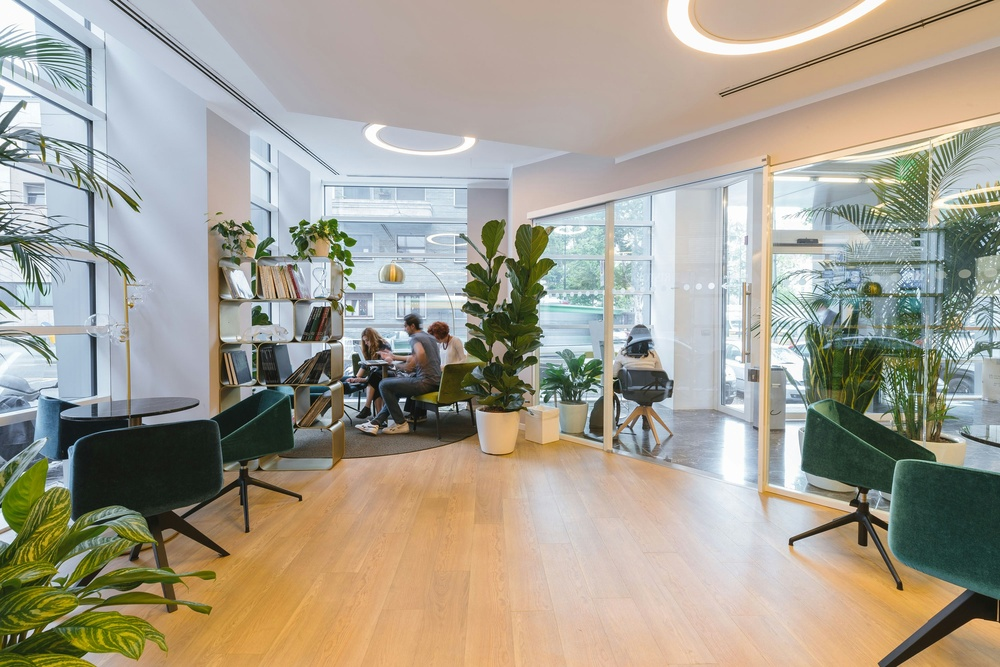
#> input picture face/assets/copernico-p_kICQCOM4s-unsplash.jpg, 1000 x 667 px, shrunk from 3000 x 2000 before the run, given in place of the camera
$ python blue_only.py
#> lines starting #> are read from the running program, lines starting #| are printed output that depends on the picture; after the words box and inside, x2 and y2 are one past the last pixel; in counts of white or black regions, pixels touching at a corner belong together
import numpy as np
import cv2

cap = cv2.VideoCapture(0)

while True:
    ret, frame = cap.read()
#> frame is the input picture: shape (667, 1000, 3); mean B, G, R 145.6, 159.5, 165.1
    if not ret:
        print("Failed to grab frame")
        break

    width = int(cap.get(3))
    height = int(cap.get(4))

    hsv = cv2.cvtColor(frame, cv2.COLOR_BGR2HSV)
#> hsv: shape (667, 1000, 3); mean H, S, V 55.6, 62.8, 175.4
    lower_blue = np.array([90, 50, 50])
    upper_blue = np.array([130, 255, 255])

    mask = cv2.inRange(hsv, lower_blue, upper_blue)
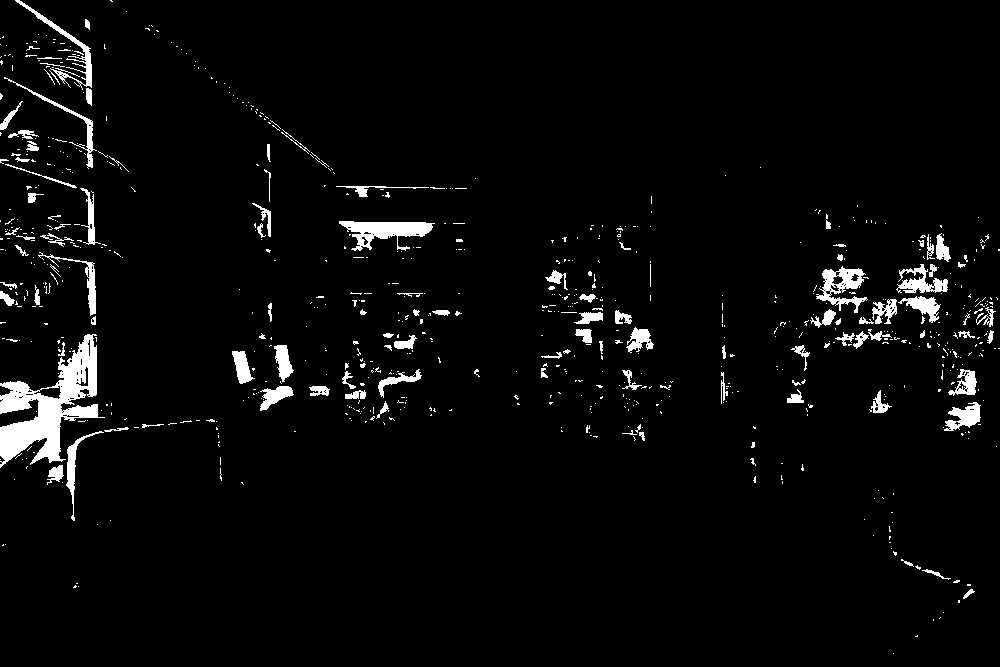
#> mask: shape (667, 1000); 3.7% white; 781 white regions (663 under 20 px), largest, box (x1, y1, x2, y2) and area: (0, 334, 105, 468) 5598, (339, 221, 435, 251) 1411, (816, 266, 868, 313) 1001

    result = cv2.bitwise_and(frame, frame, mask = mask)
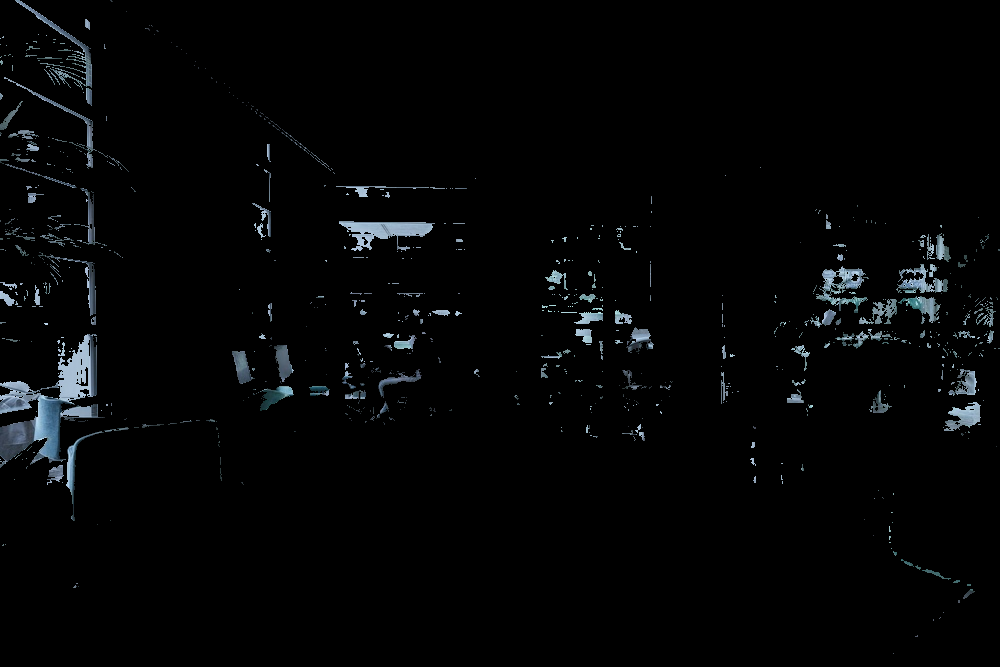
#> result: shape (667, 1000, 3); mean B, G, R 5.5, 4.9, 4.1

    cv2.imshow('frame', result)

    if cv2.waitKey(1) == ord('q'):
#> (key q is pressed here)
        break

cap.release()
cv2.destroyAllWindows()

$ run again, on face/assets/cozy.jpg
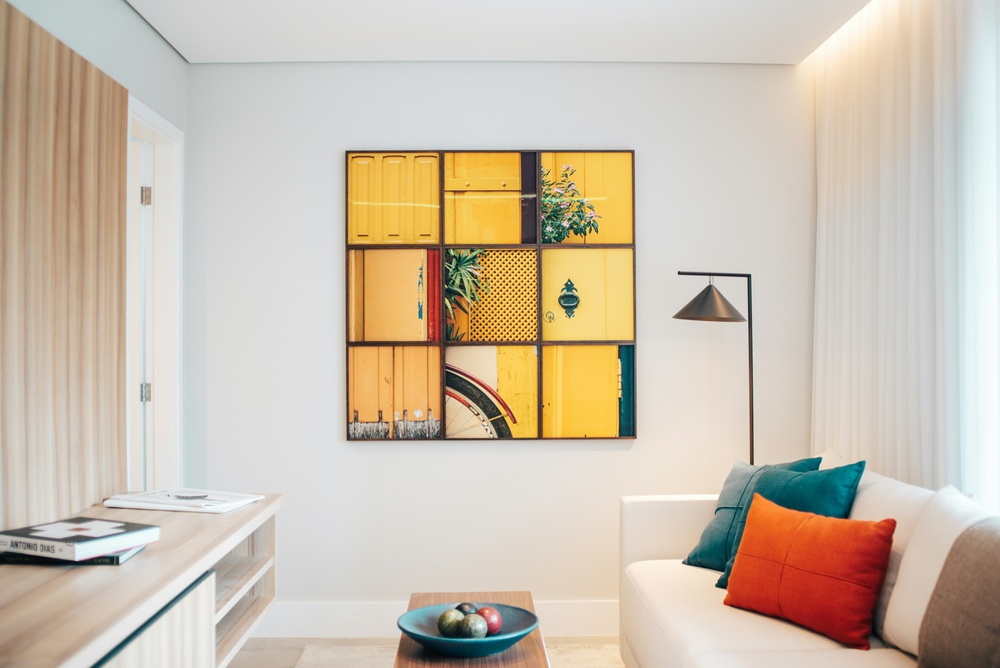
#> input picture face/assets/cozy.jpg, 1000 x 668 px, shrunk from 4240 x 2832 before the run, given in place of the camera
#> frame is the input picture: shape (668, 1000, 3); mean B, G, R 175.4, 191.8, 204.4
#> hsv: shape (668, 1000, 3); mean H, S, V 34.8, 45.3, 207.1
#> `mask = cv2.inRange(hsv, lower_blue, upper_blue)`:
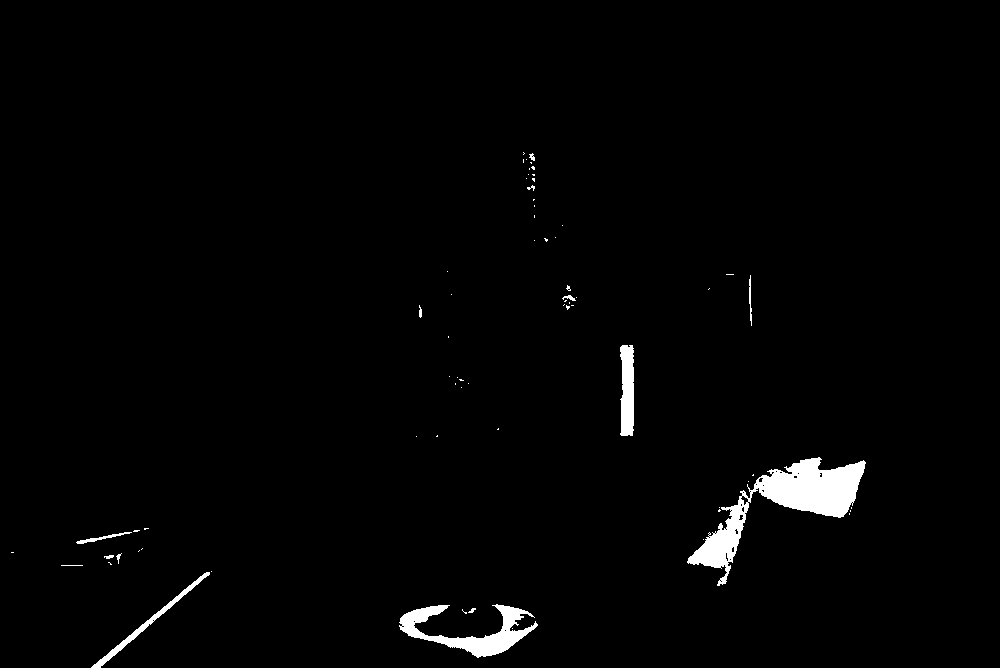
#> mask: shape (668, 1000); 1.7% white; 69 white regions (55 under 20 px), largest, box (x1, y1, x2, y2) and area: (687, 457, 866, 586) 6232, (399, 604, 538, 658) 2597, (620, 345, 634, 436) 1123
